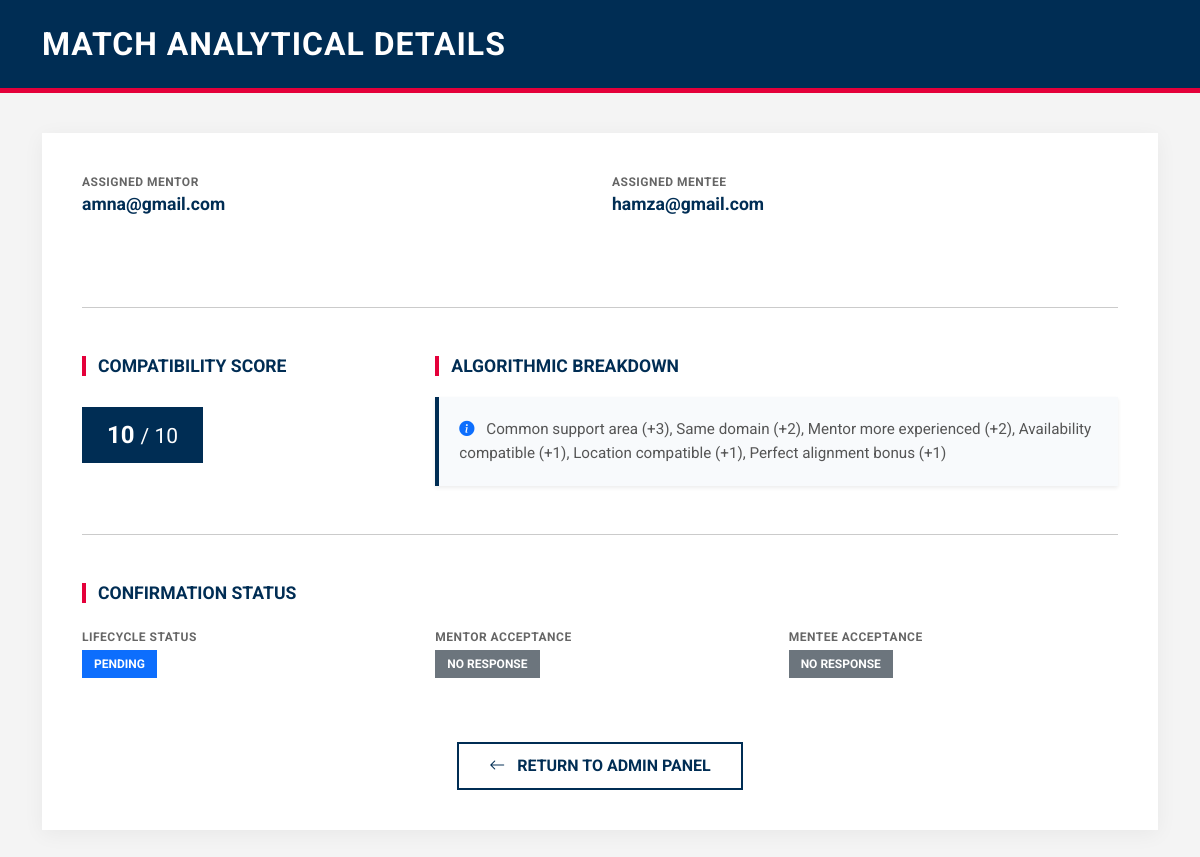
The app's page /match_details/2856, older data.
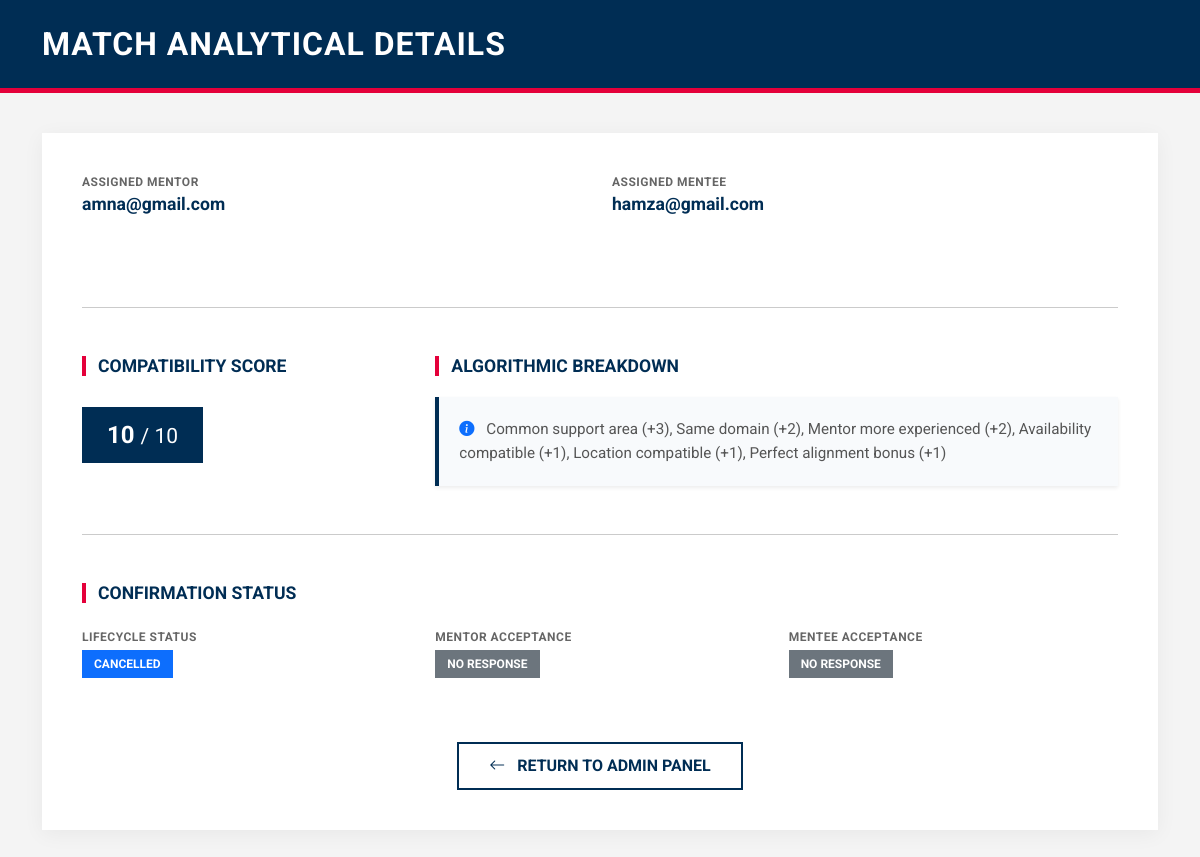
The same page, newer data.
### tables this page shows
CREATE TABLE matches (
    id INTEGER PRIMARY KEY AUTOINCREMENT,
    mentor_id INTEGER,
    mentee_id INTEGER,
    score INTEGER,
    reason TEXT,
    status TEXT DEFAULT 'pending',
    mentor_response TEXT DEFAULT 'pending',
    mentee_response TEXT DEFAULT 'pending'
, created_at TEXT);

### app.py (the view)
@app.route("/match_details/<int:match_id>")
def match_details(match_id):
    conn = get_db()
    match = conn.execute("""
        SELECT m.*,
               u1.email AS mentor_email,
               u2.email AS mentee_email
        FROM matches m
        JOIN users u1 ON m.mentor_id = u1.id
        JOIN users u2 ON m.mentee_id = u2.id
        WHERE m.id=?
    """, (match_id,)).fetchone()
    conn.close()
    return render_template("match_details.html", match=match)

### app.py (called while the page is built)
def get_db():
    conn = sqlite3.connect("database.db", timeout=30)
    conn.row_factory = sqlite3.Row
    return conn

### templates/match_details.html (shortened to what this page needs)
<!DOCTYPE html>
<html lang="en">
<head>
    <link href="https://cdn.jsdelivr.net/npm/bootstrap@5.3.2/dist/css/bootstrap.min.css" rel="stylesheet">
    <link rel="stylesheet" href="https://cdn.jsdelivr.net/npm/bootstrap-icons@1.11.3/font/bootstrap-icons.min.css">
</head>
<body>
<header class="admin-header">
    <div class="container">
        <h2>Match Analytical Details</h2>
    </div>
</header>
<div class="container">
    <div class="details-card">
        <div class="row mb-5">
            <div class="col-md-6 info-group">
                <span class="info-label">Assigned Mentor</span>
                <p class="info-value">{{ match.mentor_email }}</p>
            </div>
            <div class="col-md-6 info-group">
                <span class="info-label">Assigned Mentee</span>
                <p class="info-value">{{ match.mentee_email }}</p>
            </div>
        </div>
        <hr class="mb-5">
        <div class="row mb-5">
            <div class="col-md-4">
                <h4 class="section-title">Compatibility Score</h4>
                <div class="score-display">
                    {{ match.score }} <small class="fw-normal">/ 10</small>
                </div>
            </div>
            <div class="col-md-8">
                <h4 class="section-title">Algorithmic Breakdown</h4>
                <div class="reason-box shadow-sm">
                    <i class="bi bi-info-circle-fill me-2 text-primary"></i>
                    {{ match.reason }}
                </div>
            </div>
        </div>
        <hr class="mb-5">
    <h4 class="section-title">Confirmation Status</h4>
    <div class="row mt-4">
        <div class="col-md-4 mb-3">
            <span class="info-label">Lifecycle Status</span>
            {% if match.status == "expired" %}
                <span class="badge status-badge bg-danger mt-1">Expired</span>
            {% elif match.status == "approved" %}
                <span class="badge status-badge bg-warning text-dark mt-1">
                    Awaiting Responses
                </span>
            {% elif match.status == "final" %}
                <span class="badge status-badge bg-success mt-1">
                    Confirmed
                </span>
            {% elif match.status == "declined" %}
                <span class="badge status-badge bg-secondary mt-1">
                    Declined
                </span>
            {% else %}
                <span class="badge status-badge bg-primary mt-1">
                    {{ match.status }}
                </span>
            {% endif %}
        </div>
        <div class="col-md-4 mb-3">
            <span class="info-label">Mentor Acceptance</span>
            {% if match.mentor_response == "accepted" %}
                <span class="badge status-badge bg-success mt-1">Accepted</span>
            {% elif match.mentor_response == "declined" %}
                <span class="badge status-badge bg-danger mt-1">Declined</span>
            {% else %}
                <span class="badge status-badge bg-secondary mt-1">
                    No Response
                </span>
            {% endif %}
        </div>
        <div class="col-md-4 mb-3">
            <span class="info-label">Mentee Acceptance</span>
            {% if match.mentee_response == "accepted" %}
                <span class="badge status-badge bg-success mt-1">Accepted</span>
            {% elif match.mentee_response == "declined" %}
                <span class="badge status-badge bg-danger mt-1">Declined</span>
            {% else %}
                <span class="badge status-badge bg-secondary mt-1">
                    No Response
                </span>
            {% endif %}
        </div>
    </div>
        <div class="text-center mt-5">
            <a href="/admin" class="btn btn-aston-outline">
                <i class="bi bi-arrow-left me-2"></i> Return to Admin Panel
            </a>
        </div>
    </div>
</div>
</body>
</html>

Row changes from the older to the newer data that the page shows:
changed matches: status "PENDING" → "CANCELLED"
